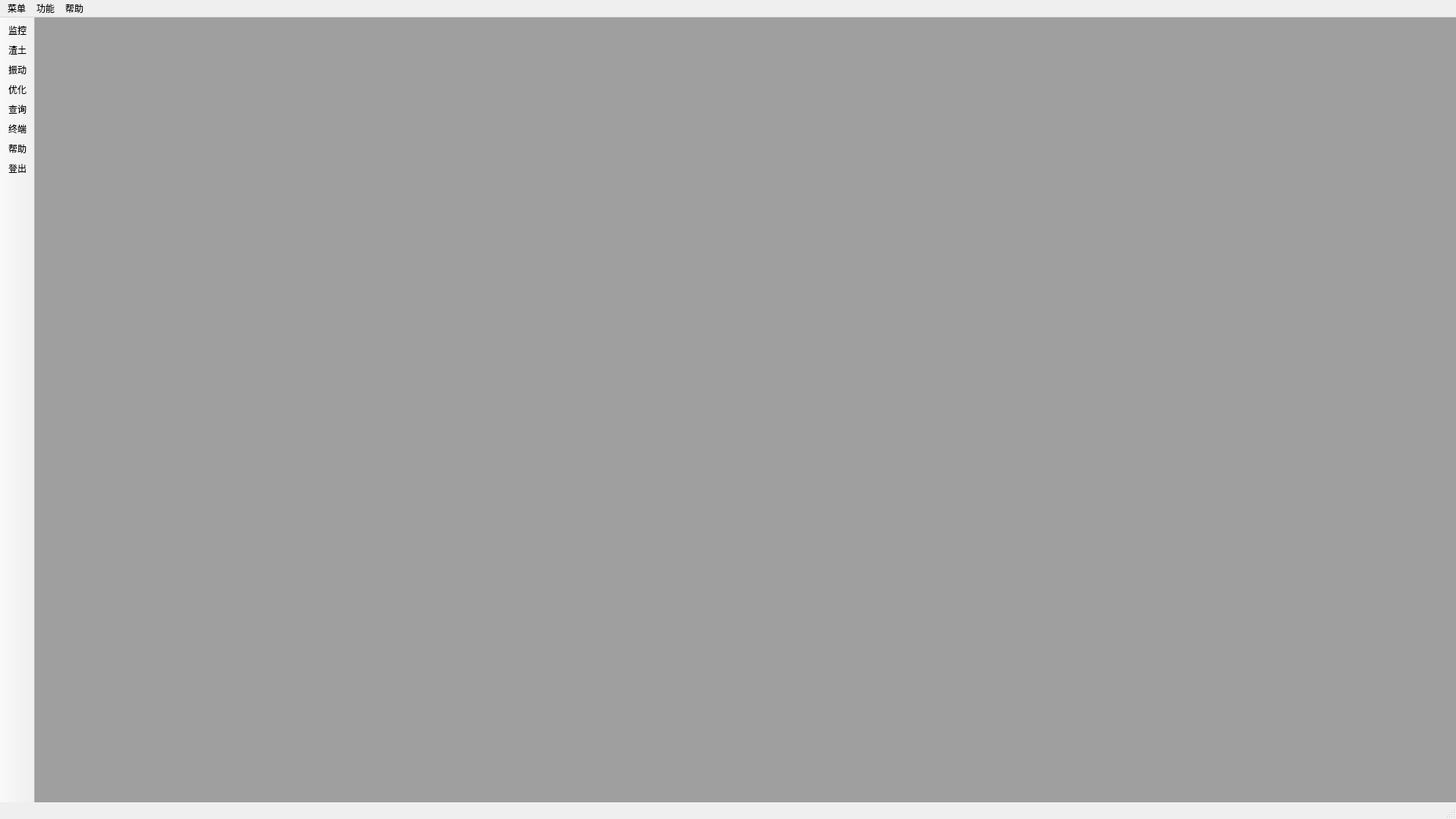
<?xml version="1.0" encoding="UTF-8"?>
<ui version="4.0">
 <class>MainWindow</class>
 <widget class="QMainWindow" name="MainWindow">
  <property name="geometry">
   <rect>
    <x>0</x>
    <y>0</y>
    <width>1920</width>
    <height>1080</height>
   </rect>
  </property>
  <property name="windowTitle">
   <string>TBM智能辅助掘进系统</string>
  </property>
  <widget class="QWidget" name="centralwidget">
   <layout class="QVBoxLayout" name="verticalLayout">
    <property name="leftMargin">
     <number>0</number>
    </property>
    <property name="topMargin">
     <number>0</number>
    </property>
    <property name="rightMargin">
     <number>0</number>
    </property>
    <property name="bottomMargin">
     <number>0</number>
    </property>
    <item>
     <widget class="QMdiArea" name="mdiArea">
      <property name="tabsClosable">
       <bool>true</bool>
      </property>
     </widget>
    </item>
   </layout>
  </widget>
  <widget class="QMenuBar" name="menubar">
   <property name="geometry">
    <rect>
     <x>0</x>
     <y>0</y>
     <width>1920</width>
     <height>26</height>
    </rect>
   </property>
   <widget class="QMenu" name="menu_General">
    <property name="title">
     <string>菜单</string>
    </property>
    <addaction name="action_Logout"/>
   </widget>
   <widget class="QMenu" name="menu_Apps">
    <property name="title">
     <string>功能</string>
    </property>
    <addaction name="action_Monitor_App"/>
    <addaction name="action_MuckAnalysis_App"/>
    <addaction name="action_VibrationAnalysis_App"/>
    <addaction name="action_Optimization_App"/>
    <addaction name="action_Query_App"/>
    <addaction name="separator"/>
    <addaction name="action_Console"/>
   </widget>
   <widget class="QMenu" name="menu_Help">
    <property name="title">
     <string>帮助</string>
    </property>
    <addaction name="action_Help"/>
    <addaction name="action_About"/>
   </widget>
   <addaction name="menu_General"/>
   <addaction name="menu_Apps"/>
   <addaction name="menu_Help"/>
  </widget>
  <widget class="QStatusBar" name="statusbar"/>
  <widget class="QToolBar" name="toolBar">
   <property name="windowTitle">
    <string>toolBar</string>
   </property>
   <property name="movable">
    <bool>false</bool>
   </property>
   <property name="iconSize">
    <size>
     <width>40</width>
     <height>60</height>
    </size>
   </property>
   <property name="floatable">
    <bool>true</bool>
   </property>
   <attribute name="toolBarArea">
    <enum>LeftToolBarArea</enum>
   </attribute>
   <attribute name="toolBarBreak">
    <bool>false</bool>
   </attribute>
   <addaction name="action_Monitor_App"/>
   <addaction name="action_MuckAnalysis_App"/>
   <addaction name="action_VibrationAnalysis_App"/>
   <addaction name="action_Optimization_App"/>
   <addaction name="action_Query_App"/>
   <addaction name="action_Console"/>
   <addaction name="action_Help"/>
   <addaction name="action_Logout"/>
  </widget>
  <action name="action_Logout">
   <property name="text">
    <string>登出</string>
   </property>
  </action>
  <action name="action_Monitor_App">
   <property name="checkable">
    <bool>true</bool>
   </property>
   <property name="text">
    <string>掘进状态监控</string>
   </property>
   <property name="iconText">
    <string>监控</string>
   </property>
   <property name="toolTip">
    <string>掘进状态监控</string>
   </property>
   <property name="statusTip">
    <string>打开TBM掘进状态监控窗口</string>
   </property>
  </action>
  <action name="action_MuckAnalysis_App">
   <property name="checkable">
    <bool>true</bool>
   </property>
   <property name="text">
    <string>渣土图像分析</string>
   </property>
   <property name="iconText">
    <string>渣土</string>
   </property>
   <property name="toolTip">
    <string>渣土图像分析</string>
   </property>
   <property name="statusTip">
    <string>打开TBM渣土分析组件</string>
   </property>
  </action>
  <action name="action_VibrationAnalysis_App">
   <property name="checkable">
    <bool>true</bool>
   </property>
   <property name="text">
    <string>刀盘振动分析</string>
   </property>
   <property name="iconText">
    <string>振动</string>
   </property>
   <property name="toolTip">
    <string>刀盘振动分析</string>
   </property>
   <property name="statusTip">
    <string>打开TBM刀盘振动分析组件</string>
   </property>
  </action>
  <action name="action_Optimization_App">
   <property name="checkable">
    <bool>true</bool>
   </property>
   <property name="text">
    <string>掘进参数优化</string>
   </property>
   <property name="iconText">
    <string>优化</string>
   </property>
   <property name="toolTip">
    <string>掘进参数优化</string>
   </property>
   <property name="statusTip">
    <string>打开TBM掘进参数优化组件</string>
   </property>
  </action>
  <action name="action_Query_App">
   <property name="checkable">
    <bool>true</bool>
   </property>
   <property name="text">
    <string>数据查询</string>
   </property>
   <property name="iconText">
    <string>查询</string>
   </property>
   <property name="toolTip">
    <string>数据查询</string>
   </property>
   <property name="statusTip">
    <string>打开数据查询窗口</string>
   </property>
  </action>
  <action name="action_Help">
   <property name="checkable">
    <bool>true</bool>
   </property>
   <property name="text">
    <string>帮助</string>
   </property>
   <property name="toolTip">
    <string>帮助</string>
   </property>
  </action>
  <action name="action_About">
   <property name="text">
    <string>关于</string>
   </property>
   <property name="toolTip">
    <string>关于</string>
   </property>
   <property name="statusTip">
    <string>关于TBM智能辅助掘进系统</string>
   </property>
  </action>
  <action name="action_Console">
   <property name="checkable">
    <bool>true</bool>
   </property>
   <property name="text">
    <string>控制台</string>
   </property>
   <property name="iconText">
    <string>终端</string>
   </property>
   <property name="toolTip">
    <string>控制台</string>
   </property>
   <property name="statusTip">
    <string>打开控制台</string>
   </property>
  </action>
 </widget>
 <resources/>
 <connections/>
</ui>
